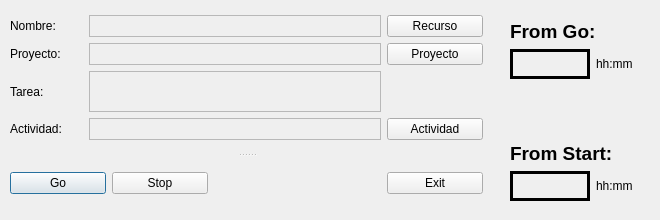
<?xml version="1.0" encoding="UTF-8"?>
<ui version="4.0">
 <class>MainForm</class>
 <widget class="QDialog" name="MainForm">
  <property name="geometry">
   <rect>
    <x>0</x>
    <y>0</y>
    <width>660</width>
    <height>220</height>
   </rect>
  </property>
  <property name="sizePolicy">
   <sizepolicy hsizetype="Minimum" vsizetype="Minimum">
    <horstretch>0</horstretch>
    <verstretch>0</verstretch>
   </sizepolicy>
  </property>
  <property name="minimumSize">
   <size>
    <width>660</width>
    <height>220</height>
   </size>
  </property>
  <property name="maximumSize">
   <size>
    <width>660</width>
    <height>220</height>
   </size>
  </property>
  <property name="windowTitle">
   <string>Dialog</string>
  </property>
  <widget class="QWidget" name="layoutWidget">
   <property name="geometry">
    <rect>
     <x>510</x>
     <y>20</y>
     <width>159</width>
     <height>181</height>
    </rect>
   </property>
   <layout class="QVBoxLayout" name="verticalLayout_3">
    <item>
     <layout class="QVBoxLayout" name="verticalLayout_2">
      <item>
       <widget class="QLabel" name="label_5">
        <property name="text">
         <string>&lt;html&gt;&lt;head/&gt;&lt;body&gt;&lt;p&gt;&lt;span style=&quot; font-size:14pt; font-weight:600;&quot;&gt;From Go:&lt;/span&gt;&lt;/p&gt;&lt;/body&gt;&lt;/html&gt;</string>
        </property>
       </widget>
      </item>
      <item>
       <layout class="QHBoxLayout" name="horizontalLayout_2">
        <item>
         <widget class="QLabel" name="showTimeFromGo">
          <property name="minimumSize">
           <size>
            <width>80</width>
            <height>30</height>
           </size>
          </property>
          <property name="frameShape">
           <enum>QFrame::Panel</enum>
          </property>
          <property name="lineWidth">
           <number>3</number>
          </property>
          <property name="midLineWidth">
           <number>2</number>
          </property>
          <property name="text">
           <string/>
          </property>
         </widget>
        </item>
        <item>
         <widget class="QLabel" name="label_6">
          <property name="text">
           <string>hh:mm</string>
          </property>
         </widget>
        </item>
       </layout>
      </item>
     </layout>
    </item>
    <item>
     <spacer name="verticalSpacer">
      <property name="orientation">
       <enum>Qt::Vertical</enum>
      </property>
      <property name="sizeHint" stdset="0">
       <size>
        <width>20</width>
        <height>40</height>
       </size>
      </property>
     </spacer>
    </item>
    <item>
     <layout class="QVBoxLayout" name="verticalLayout">
      <item>
       <widget class="QLabel" name="label_8">
        <property name="text">
         <string>&lt;html&gt;&lt;head/&gt;&lt;body&gt;&lt;p&gt;&lt;span style=&quot; font-size:14pt; font-weight:600;&quot;&gt;From Start:&lt;/span&gt;&lt;/p&gt;&lt;/body&gt;&lt;/html&gt;</string>
        </property>
       </widget>
      </item>
      <item>
       <layout class="QHBoxLayout" name="horizontalLayout_3">
        <item>
         <widget class="QLabel" name="showTimeFromStart">
          <property name="minimumSize">
           <size>
            <width>80</width>
            <height>30</height>
           </size>
          </property>
          <property name="frameShape">
           <enum>QFrame::Panel</enum>
          </property>
          <property name="lineWidth">
           <number>3</number>
          </property>
          <property name="midLineWidth">
           <number>2</number>
          </property>
          <property name="text">
           <string/>
          </property>
         </widget>
        </item>
        <item>
         <widget class="QLabel" name="label_7">
          <property name="text">
           <string>hh:mm</string>
          </property>
         </widget>
        </item>
       </layout>
      </item>
     </layout>
    </item>
   </layout>
  </widget>
  <widget class="QSplitter" name="splitter">
   <property name="geometry">
    <rect>
     <x>10</x>
     <y>15</y>
     <width>473</width>
     <height>181</height>
    </rect>
   </property>
   <property name="orientation">
    <enum>Qt::Vertical</enum>
   </property>
   <property name="handleWidth">
    <number>30</number>
   </property>
   <widget class="QWidget" name="layoutWidget">
    <layout class="QGridLayout" name="gridLayout">
     <item row="0" column="0">
      <widget class="QLabel" name="label">
       <property name="text">
        <string>Nombre:</string>
       </property>
      </widget>
     </item>
     <item row="0" column="1">
      <widget class="QLabel" name="displayRecurso">
       <property name="minimumSize">
        <size>
         <width>292</width>
         <height>20</height>
        </size>
       </property>
       <property name="frameShape">
        <enum>QFrame::StyledPanel</enum>
       </property>
       <property name="frameShadow">
        <enum>QFrame::Raised</enum>
       </property>
       <property name="midLineWidth">
        <number>1</number>
       </property>
       <property name="text">
        <string/>
       </property>
      </widget>
     </item>
     <item row="0" column="2">
      <widget class="QPushButton" name="setRecursoButton">
       <property name="minimumSize">
        <size>
         <width>96</width>
         <height>0</height>
        </size>
       </property>
       <property name="focusPolicy">
        <enum>Qt::NoFocus</enum>
       </property>
       <property name="text">
        <string>Recurso</string>
       </property>
      </widget>
     </item>
     <item row="1" column="0">
      <widget class="QLabel" name="label_2">
       <property name="text">
        <string>Proyecto:</string>
       </property>
      </widget>
     </item>
     <item row="1" column="1">
      <widget class="QLabel" name="displayProyecto">
       <property name="minimumSize">
        <size>
         <width>292</width>
         <height>20</height>
        </size>
       </property>
       <property name="frameShape">
        <enum>QFrame::StyledPanel</enum>
       </property>
       <property name="frameShadow">
        <enum>QFrame::Raised</enum>
       </property>
       <property name="text">
        <string/>
       </property>
      </widget>
     </item>
     <item row="1" column="2">
      <widget class="QPushButton" name="setProyectoButton">
       <property name="minimumSize">
        <size>
         <width>96</width>
         <height>0</height>
        </size>
       </property>
       <property name="focusPolicy">
        <enum>Qt::NoFocus</enum>
       </property>
       <property name="text">
        <string>Proyecto</string>
       </property>
      </widget>
     </item>
     <item row="2" column="0">
      <widget class="QLabel" name="label_3">
       <property name="text">
        <string>Tarea:</string>
       </property>
      </widget>
     </item>
     <item row="2" column="1">
      <widget class="QLabel" name="displayTarea">
       <property name="minimumSize">
        <size>
         <width>292</width>
         <height>20</height>
        </size>
       </property>
       <property name="frameShape">
        <enum>QFrame::StyledPanel</enum>
       </property>
       <property name="frameShadow">
        <enum>QFrame::Raised</enum>
       </property>
       <property name="text">
        <string/>
       </property>
      </widget>
     </item>
     <item row="3" column="0">
      <widget class="QLabel" name="label_4">
       <property name="text">
        <string>Actividad:</string>
       </property>
      </widget>
     </item>
     <item row="3" column="1">
      <widget class="QLabel" name="displayActividad">
       <property name="minimumSize">
        <size>
         <width>292</width>
         <height>20</height>
        </size>
       </property>
       <property name="frameShape">
        <enum>QFrame::StyledPanel</enum>
       </property>
       <property name="frameShadow">
        <enum>QFrame::Raised</enum>
       </property>
       <property name="text">
        <string/>
       </property>
      </widget>
     </item>
     <item row="3" column="2">
      <widget class="QPushButton" name="setActividadButton">
       <property name="minimumSize">
        <size>
         <width>96</width>
         <height>0</height>
        </size>
       </property>
       <property name="focusPolicy">
        <enum>Qt::NoFocus</enum>
       </property>
       <property name="text">
        <string>Actividad</string>
       </property>
      </widget>
     </item>
    </layout>
   </widget>
   <widget class="QWidget" name="layoutWidget">
    <layout class="QHBoxLayout" name="horizontalLayout">
     <item>
      <widget class="QPushButton" name="goButton">
       <property name="minimumSize">
        <size>
         <width>96</width>
         <height>0</height>
        </size>
       </property>
       <property name="focusPolicy">
        <enum>Qt::TabFocus</enum>
       </property>
       <property name="text">
        <string>Go</string>
       </property>
      </widget>
     </item>
     <item>
      <widget class="QPushButton" name="stopButton">
       <property name="minimumSize">
        <size>
         <width>96</width>
         <height>0</height>
        </size>
       </property>
       <property name="text">
        <string>Stop</string>
       </property>
      </widget>
     </item>
     <item>
      <spacer name="horizontalSpacer">
       <property name="orientation">
        <enum>Qt::Horizontal</enum>
       </property>
       <property name="sizeHint" stdset="0">
        <size>
         <width>78</width>
         <height>20</height>
        </size>
       </property>
      </spacer>
     </item>
     <item>
      <widget class="QPushButton" name="exitButton">
       <property name="minimumSize">
        <size>
         <width>96</width>
         <height>0</height>
        </size>
       </property>
       <property name="text">
        <string>Exit</string>
       </property>
      </widget>
     </item>
    </layout>
   </widget>
  </widget>
  <zorder>splitter</zorder>
  <zorder>layoutWidget</zorder>
 </widget>
 <tabstops>
  <tabstop>goButton</tabstop>
  <tabstop>stopButton</tabstop>
  <tabstop>exitButton</tabstop>
 </tabstops>
 <resources/>
 <connections/>
 <designerdata>
  <property name="gridDeltaX">
   <number>10</number>
  </property>
  <property name="gridDeltaY">
   <number>10</number>
  </property>
  <property name="gridSnapX">
   <bool>true</bool>
  </property>
  <property name="gridSnapY">
   <bool>true</bool>
  </property>
  <property name="gridVisible">
   <bool>true</bool>
  </property>
 </designerdata>
</ui>
